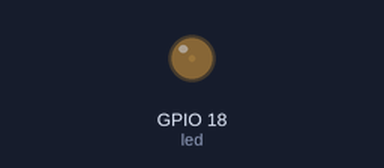
Bench run of a program on a simulated Raspberry Pi (BCM pin numbers). On the bench: output pins drawn as LEDs (lit = HIGH).

Above: at 0.05 s.
At 0.5 s:
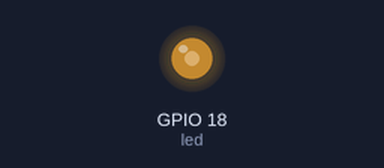
At 0.95 s:
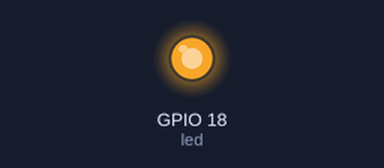
At 1.75 s:
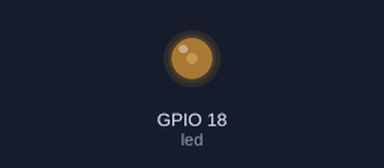
Timing chart, 0 to 4.7 s (numbered marks = the images above):
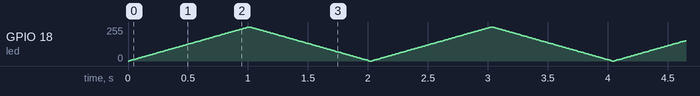

The program:

ledPWM.py
```python
# Import the necessary modules:
from gpiozero import PWMLED  # PWMLED allows brightness control using PWM.
from time import sleep       # sleep lets us add delays for a smooth fade.

# Initialize the LED on GPIO 18:
led = PWMLED(18)

def fade_led():
    # Fade In: Gradually increase brightness from 0 (off) to 1 (full brightness)
    for brightness in range(0, 101):  # 0 to 100 inclusive.
        led.value = brightness / 100  # Scale to 0.0-1.0 range.
        sleep(0.01)  # Wait 10 milliseconds.

    # Fade Out: Gradually decrease brightness from 1 back to 0.
    for brightness in range(100, -1, -1):
        led.value = brightness / 100
        sleep(0.01)

# Main loop: Keep running the fade effect
while True:
    fade_led()
```
